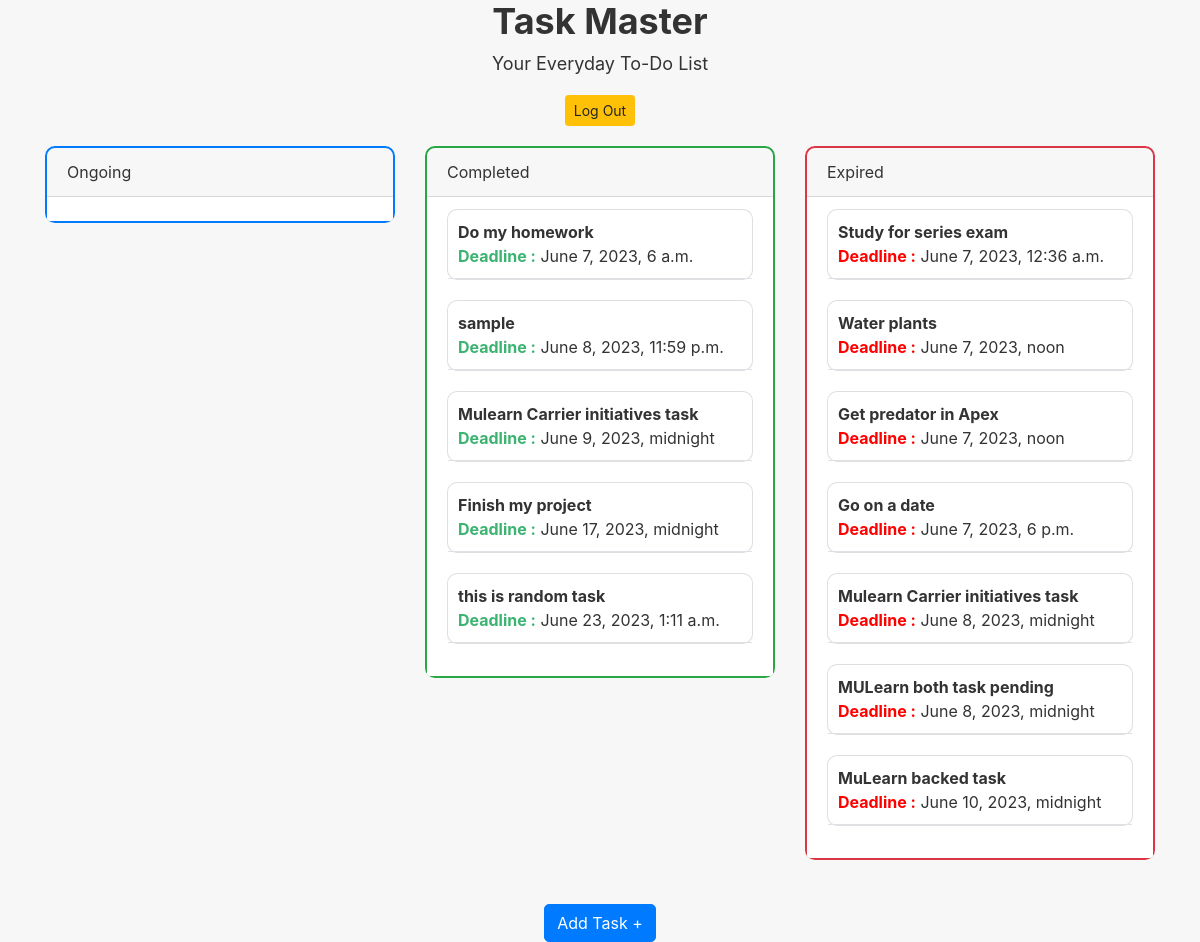
The app's page / (signed in) with its own data.
### todo/models.py (models this page shows, shortened)
class TodoItem(models.Model):
    username = models.CharField(max_length=50, default='User')
    title = models.CharField(max_length=100)
    description = models.TextField()
    created_at = models.DateTimeField(default=timezone.now)
    deadline_at = models.DateTimeField(null=False, blank=False)
    is_completed = models.BooleanField(default=False)

### todo/views.py (the view)
# urls.py: 2. Add a URL to urlpatterns:  path('', views.home, name='home')
@login_required(login_url='/account/login/')
def home(request):
    ongoing = TodoItem.objects. \
        filter(username=str(request.user.username)). \
        filter(deadline_at__gt=timezone.now()). \
        filter(is_completed=False). \
        order_by('deadline_at')
    expired = TodoItem.objects. \
        filter(username=str(request.user.username)). \
        filter(deadline_at__lt=timezone.now()). \
        filter(is_completed=False). \
        order_by('deadline_at')
    completed = TodoItem.objects. \
        filter(username=str(request.user.username)). \
        filter(is_completed=True). \
        order_by('deadline_at')
    content = {
        'ongoing': ongoing,
        'expired': expired,
        'completed': completed,
        'forms': TodoItemForm()
    }
    return render(request, 'home.html', content)

### templates/home.html (shortened to what this page needs)
{% load static %}
<!DOCTYPE html>
<html lang="en">
<head>
    <link rel="stylesheet" href="https://stackpath.bootstrapcdn.com/bootstrap/4.5.2/css/bootstrap.min.css">
    <link rel="stylesheet" type="text/css" href="{% static 'css/style.css' %}"/>
</head>
<body>
<header class="text-center">
    <h1 class="main-heading">Task Master</h1>
    <h3 class="sub-heading">Your Everyday To-Do List</h3>
    <form method="post" action="/account/logout/">
        <button type="submit" class="btn btn-warning btn-sm" name="logout">
            Log Out
        </button>
    </form>
</header>
<div class="container">
    <div class="row">
        <div class="col-4">
            <div class="card ongoing-card">
                <div class="card-header">
                    Ongoing
                </div>
                <ul class="list-group list-group-flush">
                    <li class="list-group-item">
                    </li>
                </ul>
            </div>
        </div>
        <div class="col-4">
            <div class="card completed-card">
                <div class="card-header">
                    Completed
                </div>
                <ul class="list-group list-group-flush">
                    <li class="list-group-item">
                        {% if completed %}
                            {% for i in completed %}
                                <div class="card">
                                    <div class="task">
                                        <div class="task-title font-weight-bold">{{ i.title }}</div>
                                        <div class="task-details">
                                            <b style="color: mediumseagreen;">Deadline :</b> {{ i.deadline_at }}
                                        </div>
                                    </div>
                                </div>
                            {% endfor %}
                        {% endif %}
                    </li>
                </ul>
            </div>
        </div>
        <div class="col-4">
            <div class="card expired-card">
                <div class="card-header">
                    Expired
                </div>
                <ul class="list-group list-group-flush">
                    <li class="list-group-item">
                        {% if expired %}
                            {% for i in expired %}
                                <div class="card">
                                    <div class="task">
                                        <div class="task-title font-weight-bold">{{ i.title }}</div>
                                        <div class="task-details">
                                            <b style="color: red;">Deadline :</b> {{ i.deadline_at }}
                                        </div>
                                    </div>
                                </div>
                            {% endfor %}
                        {% endif %}
                    </li>
                </ul>
            </div>
        </div>
    </div>
    <div class="row mt-4">
        <div class="col-4 offset-4 text-center">
            <button class="btn btn-primary add-task-btn" data-toggle="modal" data-target="#addTaskModal">
                Add Task +
            </button>
        </div>
    </div>
</div>
</body>
</html>

### static/css/style.css (style rules this page uses)
body { background-color: #f7f7f7; color: #333333; }
.main-heading { font-size: 36px; font-weight: bold; margin-bottom: 10px; }
.sub-heading { font-size: 18px; font-weight: normal; margin-bottom: 20px; }
.card { border-radius: 10px; margin-bottom: 20px; }
.ongoing-card { border: 2px solid #007bff; }
.completed-card { border: 2px solid #28a745; }
.expired-card { border: 2px solid #dc3545; }
.task { cursor: pointer; padding: 10px; border-bottom: 1px solid #dee2e6; }
.add-task-btn { border-radius: 5px; }

### records on screen
TodoItem: title "Do my homework", deadline_at "June 7, 2023, 6 a.m."
TodoItem: title "sample", deadline_at "June 8, 2023, 11:59 p.m."
TodoItem: title "Mulearn Carrier initiatives task", deadline_at "June 9, 2023, midnight"
TodoItem: title "Finish my project", deadline_at "June 17, 2023, midnight"
TodoItem: title "this is random task", deadline_at "June 23, 2023, 1:11 a.m."
TodoItem: title "Study for series exam", deadline_at "June 7, 2023, 12:36 a.m."
TodoItem: title "Water plants", deadline_at "June 7, 2023, noon"
TodoItem: title "Get predator in Apex", deadline_at "June 7, 2023, noon"
TodoItem: title "Go on a date", deadline_at "June 7, 2023, 6 p.m."
TodoItem: title "Mulearn Carrier initiatives task", deadline_at "June 8, 2023, midnight"
TodoItem: title "MULearn both task pending", deadline_at "June 8, 2023, midnight"
TodoItem: title "MuLearn backed task", deadline_at "June 10, 2023, midnight"
